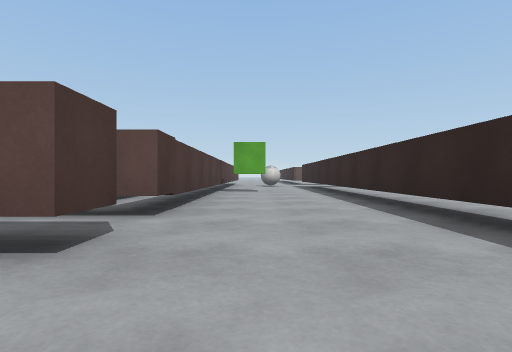
[1] (above)

24 first-person views from a walk through a Unity game level. The camera is 0.51 m above the floor, looks level and sees 80° across. The floor is counted in squares, 1 m on a side. Each view is taken from the middle of a square. On the plan, view 1 faces up. The plan holds only what a view shows up to about 9 squares ahead; the rest is blank. The place goes on beyond the plan. The player is left out. Surface patterns are stand-ins for the level's own textures.

[2]
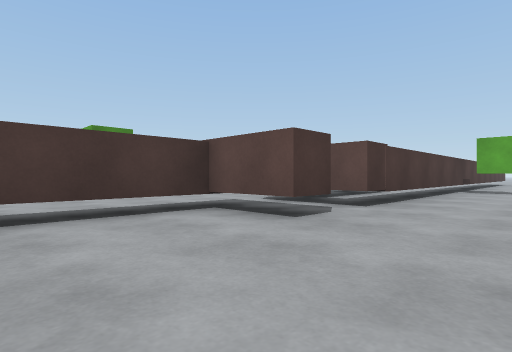

[3]
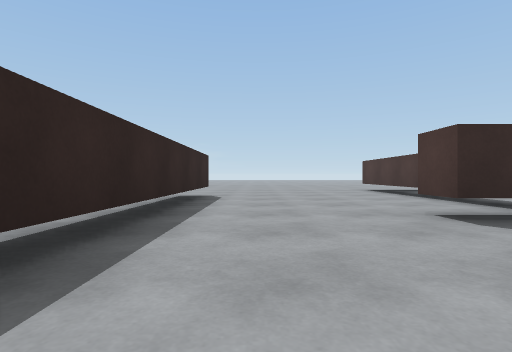

[4]
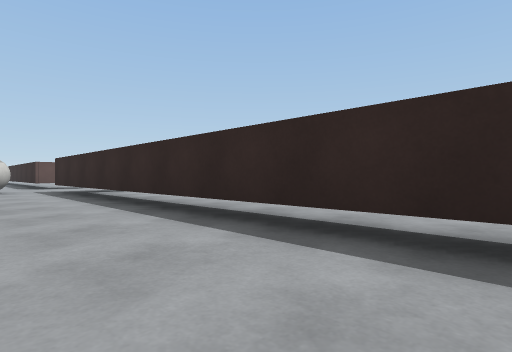

[5]
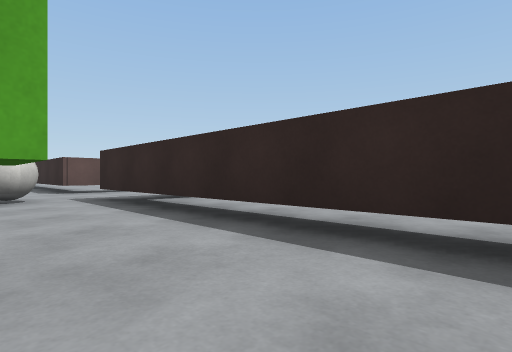

[6]
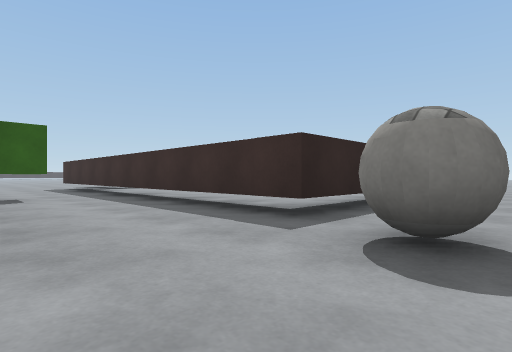

[7]
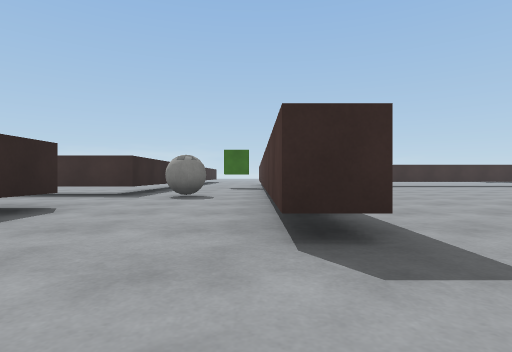

[8]
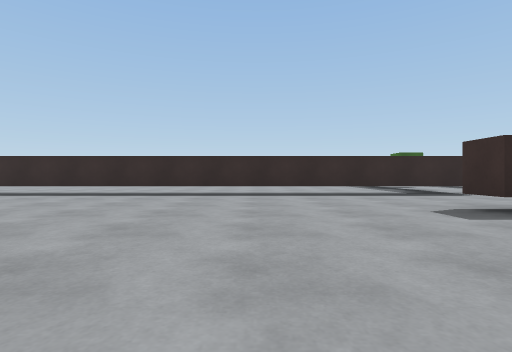

[9]
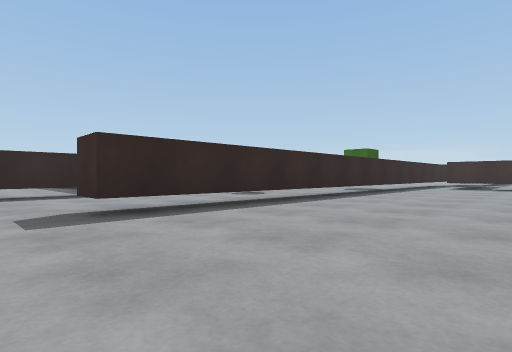

[10]
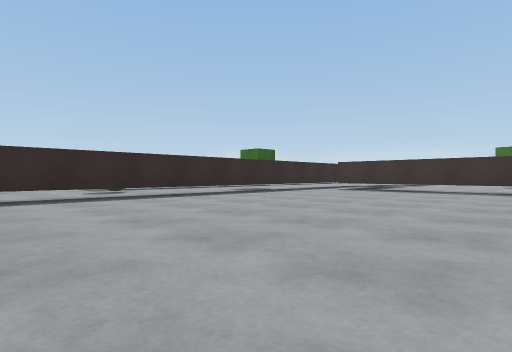

[11]
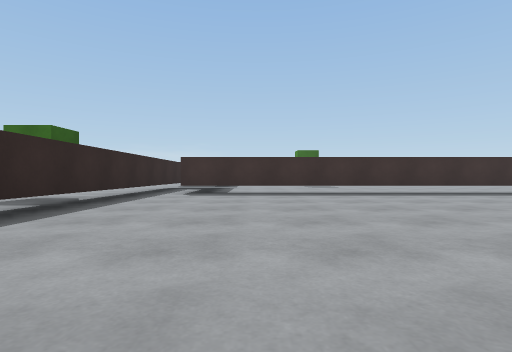

[12]
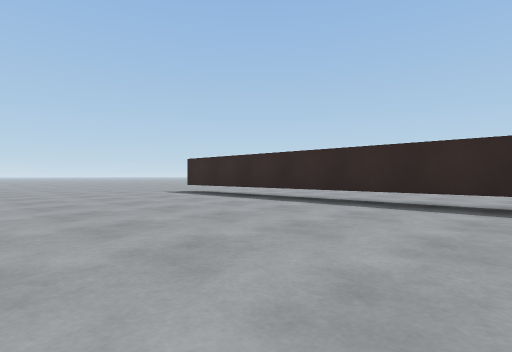

[13]
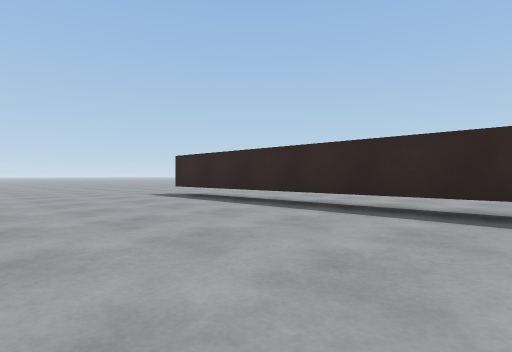

[14]
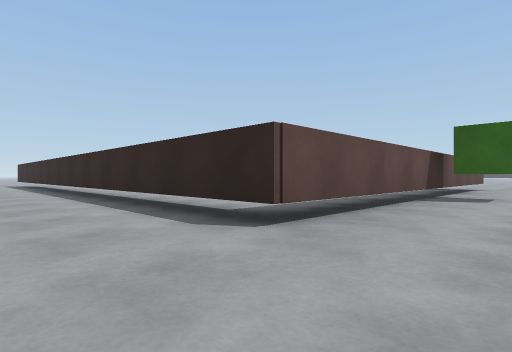

[15]
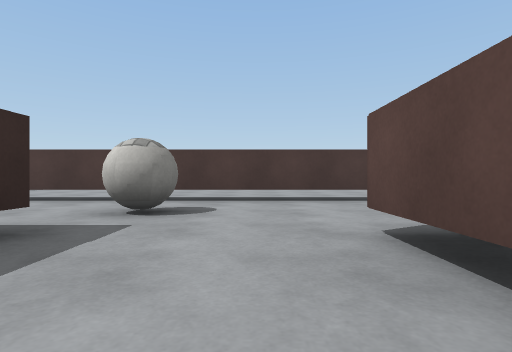

[16]
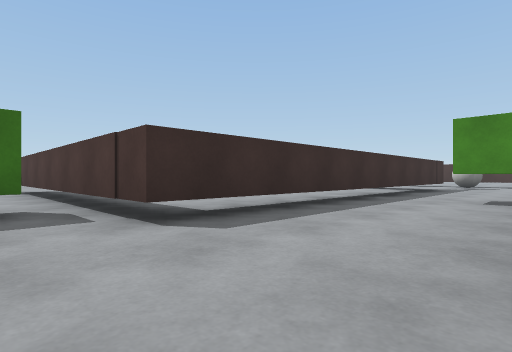

[17]
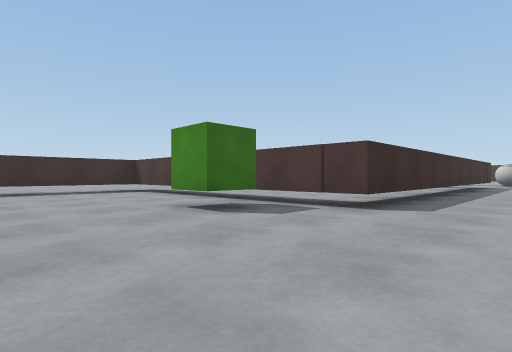

[18]
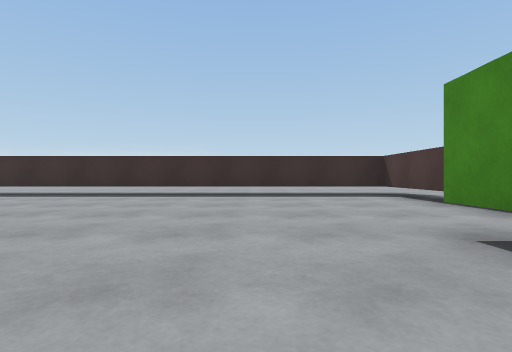

[19]
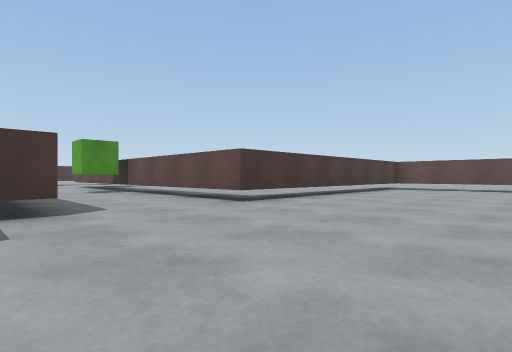

[20]
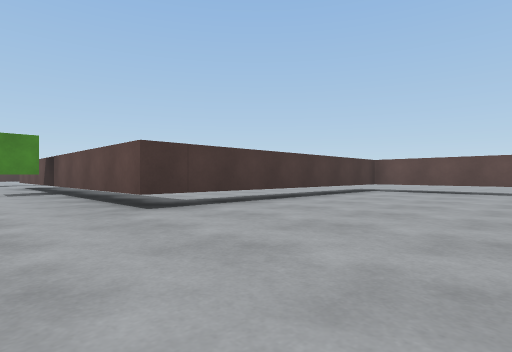

[21]
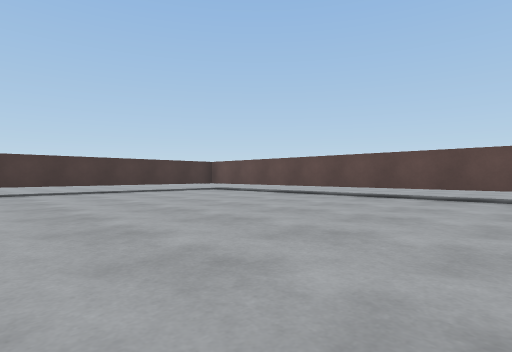

[22]
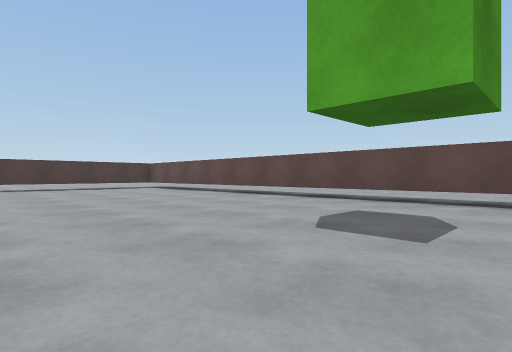

[23]
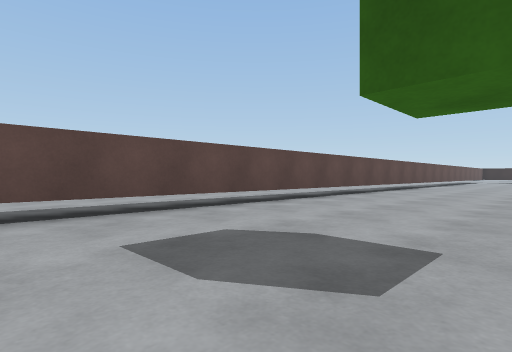

[24]
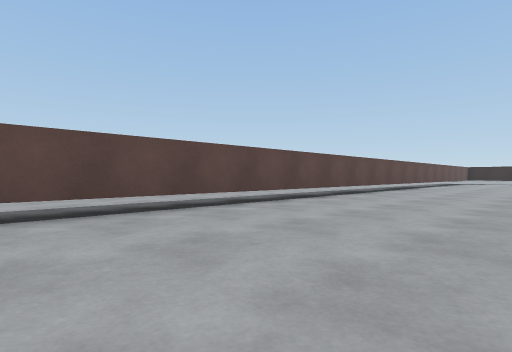

### Floor plan
Key: @ floor where view 1 was taken; # wall or solid block; . floor; T thing the floor can be seen under or through; C green cube; B ball.
Columns run from 10 left of view 1 to 39 right of it. Each row starts with its distance up from view 1.
 34         ....#
 33         ....T ..
 32         ....T ...
 31        .....T ...                 ..
 30        .....T ...              .....
 29        .....T ...             ...............
 28        .....T ...             ...............
 27        .....T ...
 26       ......T            ####TTTTTTTTTTTTTTTT###
 25      .......T           .........................
 24     ........T          #..........................
 23      .......T         .#..........................
 22     ........T .      ..T....................
 21     ........T ..    ...T.............
 20     ....TT..T ..    ...T.............
 19  .......TT..T          T..........
 18  .......TT..TTT########T.....
 17  .......TT........C..........
 16  .......TT...................
 15  .......TT.BTTTTTT#TTTTT.....
 14  .......TT..T          T.....
 13  .......TT..T .........T.C....
 12  .......TT..T .     ...T.......
 11 ........T ..T .      ..T........
 10 ........TTC.T .       .T........
  9 ........#T..T .        T.........
  8 ##########..T .        T..........
  7          #..T .         ###########
  6          #..T
  5          #..T
  4         ##..T
  3         #...T
  2        ##...T
  1        #....#
  0        #..@.#
 -1        #....#

Positions as (right, up) in squares from view 1, and headings:
1: (0, 0), facing up
2: (1, -1), facing up-left
3: (1, 6), facing down
4: (0, 4), facing up-right
5: (0, 8), facing up-right
6: (0, 18), facing down-right
7: (-1, 23), facing down
8: (-6, 24), facing right
9: (-6, 22), facing down-right
10: (-9, 19), facing down-right
11: (-5, 17), facing down
12: (-3, 26), facing up-right
13: (-2, 27), facing up-right
14: (0, 16), facing up-right
15: (5, 17), facing left
16: (15, 18), facing down-left
17: (18, 17), facing down-left
18: (17, 15), facing down
19: (18, 14), facing up-left
20: (18, 16), facing up-left
21: (23, 19), facing up-left
22: (26, 20), facing up-left
23: (23, 22), facing up-right
24: (28, 22), facing up-right
